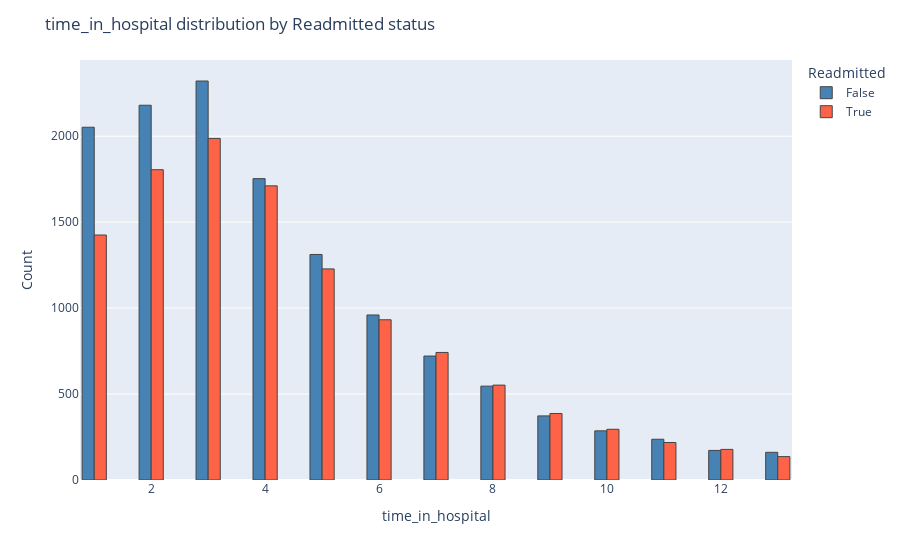
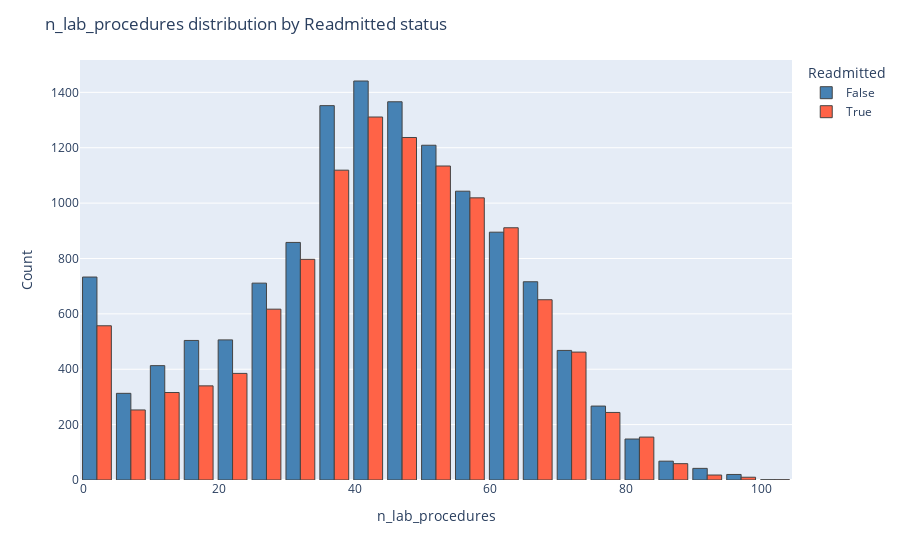
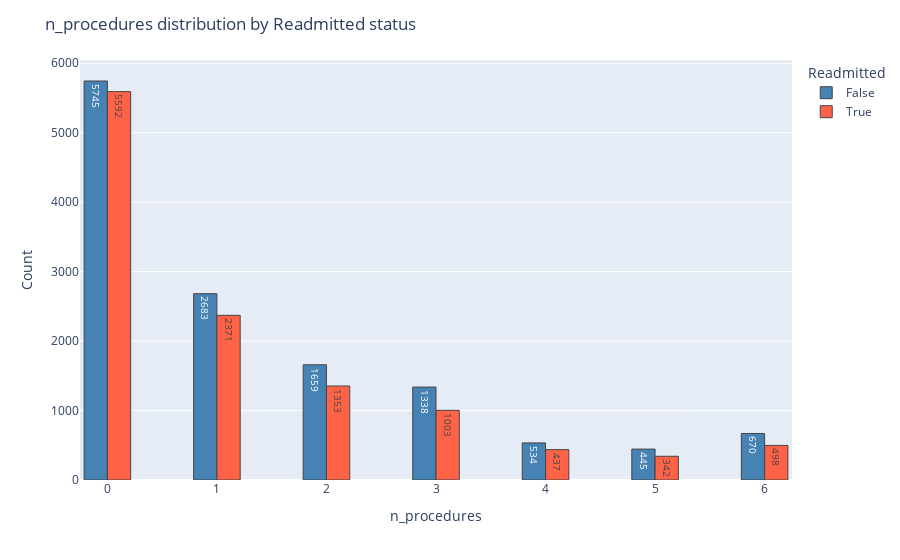
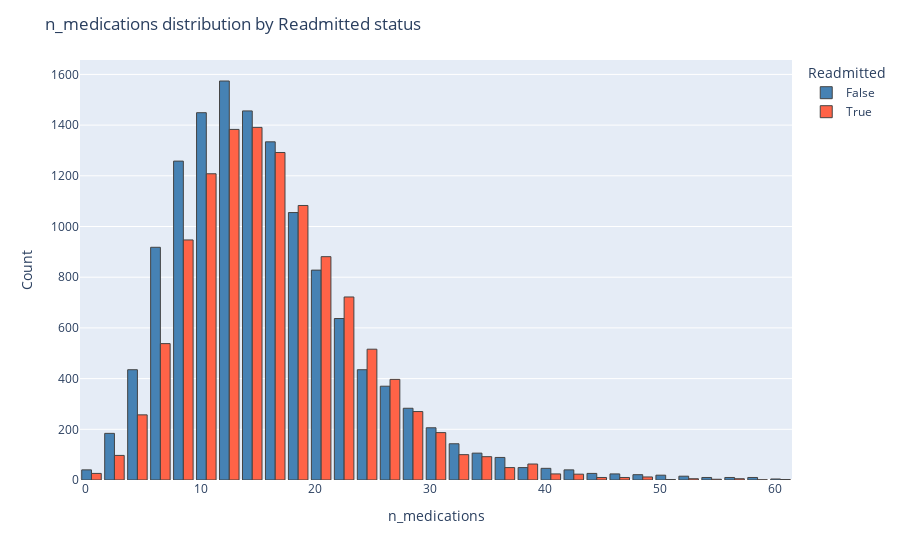

Source (notebook cell) for these figures, in order:
### Markdown cell above
#### Step 2E-4: Numeric vs target plots (histograms) using Plotly for interactivity and better aesthetics

### Code cell
# I will define a function to plot numeric column vs readmitted target using Plotly 
# The function will create a grouped histogram to compare distributions for readmitted vs not readmitted
# It will also display counts on top of bars for clarity 

import plotly.express as px

# I will define the function to create the grouped histogram 
def plot_num_vs_readmitted_plotly(df, col):
    fig = px.histogram(
        df, x=col, color="readmitted",                           # color="readmitted" to color bars by readmitted status
        barmode="group",                                         # barmode="group" to place bars side by side for comparison
        nbins=30,                                                # nbins=30 to set number of bins for histogram
        color_discrete_map={True: "tomato", False: "steelblue"},  # custom colors for better visibility 
        labels={"readmitted": "Readmitted"},
        category_orders={"readmitted": [False, True]}
    )
    fig.update_traces(texttemplate='%{y}', textposition='inside', marker_line_width=1)    
            # texttemplate='%{y}' to show counts on top of bars, textposition='inside' to position text inside bars
    fig.update_layout(
        title=f"{col} distribution by Readmitted status",
        xaxis_title=col,
        yaxis_title="Count",
        legend_title="Readmitted",
        bargap=0.15,                             # bargap=0.15 to add space between bars for better readability
        uniformtext_minsize=8,
        uniformtext_mode='hide'                   # uniformtext_mode='hide' to hide text if it doesn't fit
    )
    fig.show()

# I will loop through each numeric column and generate the plots for analysis 
for c in num_cols_2E:
    print(f"\n=== {c} ===")
    plot_num_vs_readmitted_plotly(df, c)

### Figure 1 — Plotly figure (JSON) as saved in the notebook; plotly's stock layout.template omitted (floating-point values rounded to 4 significant figures; data arrays with more than 128 entries replaced by an {"elided": "..."} marker saying what was removed)
{"data": [{"alignmentgroup": "True", "bingroup": "x", "hovertemplate": "Readmitted=False<br>time_in_hospital=%{x}<br>count=%{y}<extra></extra>", "legendgroup": "False", "marker": {"color": "steelblue", "line": {"width": 1}, "pattern": {"shape": ""}}, "name": "False", "nbinsx": 30, "offsetgroup": "False", "orientation": "v", "showlegend": true, "textposition": "inside", "texttemplate": "%{y}", "type": "histogram", "x": {"elided": "13074 int values"}, "xaxis": "x", "yaxis": "y"}, {"alignmentgroup": "True", "bingroup": "x", "hovertemplate": "Readmitted=True<br>time_in_hospital=%{x}<br>count=%{y}<extra></extra>", "legendgroup": "True", "marker": {"color": "tomato", "line": {"width": 1}, "pattern": {"shape": ""}}, "name": "True", "nbinsx": 30, "offsetgroup": "True", "orientation": "v", "showlegend": true, "textposition": "inside", "texttemplate": "%{y}", "type": "histogram", "x": {"elided": "11596 int values"}, "xaxis": "x", "yaxis": "y"}], "layout": {"bargap": 0.15, "barmode": "group", "legend": {"title": {"text": "Readmitted"}, "tracegroupgap": 0}, "margin": {"t": 60}, "title": {"text": "time_in_hospital distribution by Readmitted status"}, "uniformtext": {"minsize": 8, "mode": "hide"}, "xaxis": {"anchor": "y", "domain": [0, 1], "title": {"text": "time_in_hospital"}}, "yaxis": {"anchor": "x", "domain": [0, 1], "title": {"text": "Count"}}}}

### Figure 2 — Plotly figure (JSON) as saved in the notebook; plotly's stock layout.template omitted (floating-point values rounded to 4 significant figures; data arrays with more than 128 entries replaced by an {"elided": "..."} marker saying what was removed)
{"data": [{"alignmentgroup": "True", "bingroup": "x", "hovertemplate": "Readmitted=False<br>n_lab_procedures=%{x}<br>count=%{y}<extra></extra>", "legendgroup": "False", "marker": {"color": "steelblue", "line": {"width": 1}, "pattern": {"shape": ""}}, "name": "False", "nbinsx": 30, "offsetgroup": "False", "orientation": "v", "showlegend": true, "textposition": "inside", "texttemplate": "%{y}", "type": "histogram", "x": {"elided": "13074 int values"}, "xaxis": "x", "yaxis": "y"}, {"alignmentgroup": "True", "bingroup": "x", "hovertemplate": "Readmitted=True<br>n_lab_procedures=%{x}<br>count=%{y}<extra></extra>", "legendgroup": "True", "marker": {"color": "tomato", "line": {"width": 1}, "pattern": {"shape": ""}}, "name": "True", "nbinsx": 30, "offsetgroup": "True", "orientation": "v", "showlegend": true, "textposition": "inside", "texttemplate": "%{y}", "type": "histogram", "x": {"elided": "11596 int values"}, "xaxis": "x", "yaxis": "y"}], "layout": {"bargap": 0.15, "barmode": "group", "legend": {"title": {"text": "Readmitted"}, "tracegroupgap": 0}, "margin": {"t": 60}, "title": {"text": "n_lab_procedures distribution by Readmitted status"}, "uniformtext": {"minsize": 8, "mode": "hide"}, "xaxis": {"anchor": "y", "domain": [0, 1], "title": {"text": "n_lab_procedures"}}, "yaxis": {"anchor": "x", "domain": [0, 1], "title": {"text": "Count"}}}}

### Figure 3 — Plotly figure (JSON) as saved in the notebook; plotly's stock layout.template omitted (floating-point values rounded to 4 significant figures; data arrays with more than 128 entries replaced by an {"elided": "..."} marker saying what was removed)
{"data": [{"alignmentgroup": "True", "bingroup": "x", "hovertemplate": "Readmitted=False<br>n_procedures=%{x}<br>count=%{y}<extra></extra>", "legendgroup": "False", "marker": {"color": "steelblue", "line": {"width": 1}, "pattern": {"shape": ""}}, "name": "False", "nbinsx": 30, "offsetgroup": "False", "orientation": "v", "showlegend": true, "textposition": "inside", "texttemplate": "%{y}", "type": "histogram", "x": {"elided": "13074 int values"}, "xaxis": "x", "yaxis": "y"}, {"alignmentgroup": "True", "bingroup": "x", "hovertemplate": "Readmitted=True<br>n_procedures=%{x}<br>count=%{y}<extra></extra>", "legendgroup": "True", "marker": {"color": "tomato", "line": {"width": 1}, "pattern": {"shape": ""}}, "name": "True", "nbinsx": 30, "offsetgroup": "True", "orientation": "v", "showlegend": true, "textposition": "inside", "texttemplate": "%{y}", "type": "histogram", "x": {"elided": "11596 int values"}, "xaxis": "x", "yaxis": "y"}], "layout": {"bargap": 0.15, "barmode": "group", "legend": {"title": {"text": "Readmitted"}, "tracegroupgap": 0}, "margin": {"t": 60}, "title": {"text": "n_procedures distribution by Readmitted status"}, "uniformtext": {"minsize": 8, "mode": "hide"}, "xaxis": {"anchor": "y", "domain": [0, 1], "title": {"text": "n_procedures"}}, "yaxis": {"anchor": "x", "domain": [0, 1], "title": {"text": "Count"}}}}

### Figure 4 — Plotly figure (JSON) as saved in the notebook; plotly's stock layout.template omitted (floating-point values rounded to 4 significant figures; data arrays with more than 128 entries replaced by an {"elided": "..."} marker saying what was removed)
{"data": [{"alignmentgroup": "True", "bingroup": "x", "hovertemplate": "Readmitted=False<br>n_medications=%{x}<br>count=%{y}<extra></extra>", "legendgroup": "False", "marker": {"color": "steelblue", "line": {"width": 1}, "pattern": {"shape": ""}}, "name": "False", "nbinsx": 30, "offsetgroup": "False", "orientation": "v", "showlegend": true, "textposition": "inside", "texttemplate": "%{y}", "type": "histogram", "x": {"elided": "13074 int values"}, "xaxis": "x", "yaxis": "y"}, {"alignmentgroup": "True", "bingroup": "x", "hovertemplate": "Readmitted=True<br>n_medications=%{x}<br>count=%{y}<extra></extra>", "legendgroup": "True", "marker": {"color": "tomato", "line": {"width": 1}, "pattern": {"shape": ""}}, "name": "True", "nbinsx": 30, "offsetgroup": "True", "orientation": "v", "showlegend": true, "textposition": "inside", "texttemplate": "%{y}", "type": "histogram", "x": {"elided": "11596 int values"}, "xaxis": "x", "yaxis": "y"}], "layout": {"bargap": 0.15, "barmode": "group", "legend": {"title": {"text": "Readmitted"}, "tracegroupgap": 0}, "margin": {"t": 60}, "title": {"text": "n_medications distribution by Readmitted status"}, "uniformtext": {"minsize": 8, "mode": "hide"}, "xaxis": {"anchor": "y", "domain": [0, 1], "title": {"text": "n_medications"}}, "yaxis": {"anchor": "x", "domain": [0, 1], "title": {"text": "Count"}}}}
